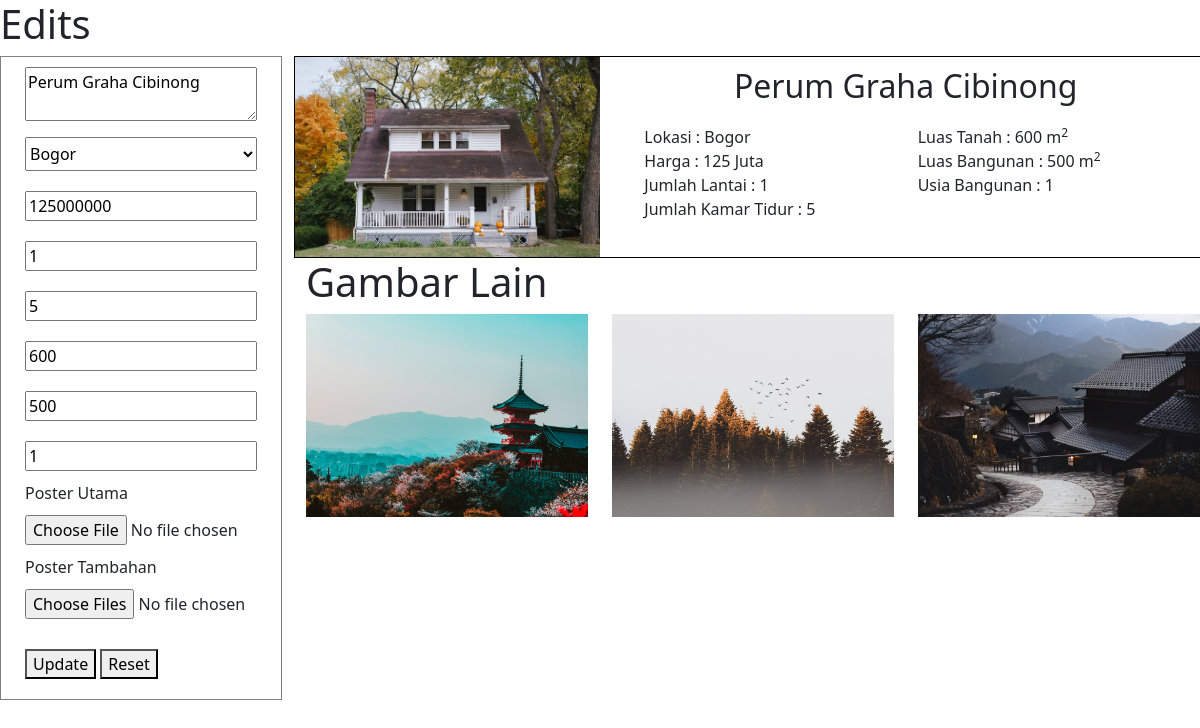
Page /page/primary/action-edit-page.php?id=1 on the committed database.
### tables this page shows
CREATE TABLE `primary_home` (
  `id_primary` int(11) NOT NULL,
  `nama_object` varchar(30) NOT NULL,
  `id_lokasi` int(2) NOT NULL,
  `jumlah_lantai` int(11) NOT NULL,
  `harga` varchar(20) NOT NULL,
  `luas_tanah` int(11) NOT NULL,
  `luas_bangunan` int(11) NOT NULL,
  `jumlah_kamar_tidur` int(11) NOT NULL,
  `usia_bangunan` int(2) NOT NULL,
  `id_harga` int(11) NOT NULL,
  `id_luas` int(5) NOT NULL
);

CREATE TABLE `lokasi` (
  `id_lokasi` int(2) NOT NULL,
  `nama_lokasi` varchar(15) NOT NULL
);

CREATE TABLE `primary_image` (
  `no` int(11) NOT NULL,
  `id_primary` int(11) NOT NULL,
  `item` varchar(8) NOT NULL
);

### page/primary/action-edit-page.php (the view, shortened to what this page needs)
<?php
    include "../../connection.php";
    $id_primary = $_GET['id'];
?>
<!DOCTYPE html>
<html lang="en">
	<head>
		<link href="https://cdn.jsdelivr.net/npm/bootstrap@5.0.0-beta1/dist/css/bootstrap.min.css" rel="stylesheet">
		<link rel="stylesheet" href="./style-primary.css">
	</head>
	<body>
		<div class="" style="">
            <h1>Edits</h1>
        </div>
		<div class="row">
			<div id="input-data" class="col-md-3 col-sm-12">
				<form action="" method="POST" enctype="multipart/form-data" class="container">
                    <?php
                        $sql = "SELECT * FROM primary_home WHERE id_primary = $id_primary;";
                        $query = mysqli_query($conn, $sql);
                        if(mysqli_num_rows($query) == 0){
                            echo "no result";
                        }else{
                            $row = mysqli_fetch_array($query);
                        }
                    ?>
                    <textarea name="nama_object" placeholder="Nama Object" required><?=$row['nama_object']?></textarea>
					<select name="lokasi" style="margin: 10px 0px;padding: 4px 0px">
						<?php
                            $id_lokasi = $row['id_lokasi'];
							$query = mysqli_query($conn, "SELECT * FROM lokasi");
							while($row = mysqli_fetch_array($query)){
						?>
                        <option
                            <?php
								$lokasi = $row['id_lokasi'];
                                echo ($row['id_lokasi'] == $id_lokasi) ? "selected='on' value='$lokasi'" : "value='$lokasi'";
                            ?>>
                            <?=$row['nama_lokasi']?>
                        </option>
						<?php
								}
						?>
					</select>
                    <?php
                        $sql = "SELECT * FROM primary_home WHERE id_primary = $id_primary;";
                        $query = mysqli_query($conn, $sql);
                        if(mysqli_num_rows($query) == 0){
                            echo "no result";
                        }else{
                            $row = mysqli_fetch_array($query);
                        }
                    ?>
                    <input type="number" name="harga" placeholder="Harga" value="<?=$row['harga']?>" required/>
                    <input type="number" min="1" name="jumlah_lantai" placeholder="Jumlah Lantai" value="<?=$row['jumlah_lantai']?>" required/>
                    <input type="number" min="1" name="jumlah_kamar_tidur" placeholder="Jumlah Kamar Tidur" value="<?=$row['jumlah_kamar_tidur']?>" required/>
                    <input type="number" min="1" name="luas_tanah" placeholder="Luas Tanah" value="<?=$row['luas_tanah']?>" required/>
                    <input type="number" min="1" name="luas_bangunan" placeholder="Luas Bangunan" value="<?=$row['luas_bangunan']?>" required/>
                    <input type="number" min="1" name="usia_bangunan" placeholder="Usia Bangunan" value="<?=$row['usia_bangunan']?>" required/>
					<label>Poster Utama</label><br/>
                    <input type="file" name="gambar" required/>
					<label>Poster Tambahan</label><br/>
					<input type="file" name="gambar_multiple[]" multiple/>
					<button type="submit" value="true" name="update" style="margin-top:20px">Update</button>
					<button type="reset">Reset</button>
				</form>
			</div>
			<div id="main-content" class="col-md-9 col-sm-12">
					<?php
						$sql = "SELECT * FROM primary_home WHERE id_primary = $id_primary;";
						$query = mysqli_query($conn, $sql);
						if(mysqli_num_rows($query) == 0){
							echo "no result";
						}else{
                                $row = mysqli_fetch_array($query);
								$lengthPrice = strlen($row['harga']) - 6;
								$price = "";
								$pricePlus = "";
								if($lengthPrice > 3){
									$digit = $lengthPrice - 3;
									for($i=1;$i<=$digit;$i++){
										$price .= $row['harga'][$i-1];
									}
									$price .= " Miliar ";
									if($row['harga'][1] != '0'){
										for($i=1;$i<4;$i++){
											$pricePlus .= $row['harga'][$i];
										}
										$price .= $pricePlus." Juta";
									}
								}else{
									for($i=1;$i<=$lengthPrice;$i++){
										if($row['harga'][0] == '0'){
											continue;
										}else{
											$price .= $row['harga'][$i-1];
										}
									}
									$price .= " Juta ";
								}
								?>
									<div class="row item" style="border: 1px solid black;cursor:pointer;" onclick="alert('<?=$row['nama_object']?>')">
									<?php
										$id_primary = $row['id_primary'];
										$select = mysqli_query($conn, "SELECT * FROM primary_image WHERE id_primary = $id_primary AND (item = '1.jpg' OR item = '1.jpeg');");
										$image = mysqli_fetch_array($select);
									?>
										<div class="col-4" style="padding: 0px;">
											<img src="./uploads/<?=$row['id_primary']?>/<?=$image['item']?>" alt="<?=$image['item']?>" width="100%" height="100%">
										</div>
										<div class="col-8">
											<h2 style="margin:10px auto;text-align:center;">
												<?php
												echo $row['nama_object']."<br/>";
												?>
											</h2>
											<div class="row" style="margin:20px;">
												<div class="col">
													<?php
													$idLokasi = $row['id_lokasi'];
													$see = mysqli_query($conn, "SELECT nama_lokasi FROM lokasi WHERE id_lokasi = $idLokasi");
													$lokasi = mysqli_fetch_assoc($see);
													echo "Lokasi : ".$lokasi['nama_lokasi']."<br/>";
													echo "Harga : ".$price."<br/>";
													echo "Jumlah Lantai : ".$row['jumlah_lantai']."<br/>";
													echo "Jumlah Kamar Tidur : ".$row['jumlah_kamar_tidur']."<br/>";
													?>
												</div>
												<div class="col">
													<?php
													echo "Luas Tanah : ".$row['luas_tanah']." m<sup>2</sup><br/>";
													echo "Luas Bangunan : ".$row['luas_bangunan']." m<sup>2</sup><br/>";
													echo "Usia Bangunan : ".$row['usia_bangunan'];
                                                    ?>
												</div>
											</div>
										</div>
									</div>
								<?php
						}
					?>
					<div id="poster-tambahan">
						<h1>Gambar Lain</h1>
						<div class="row">
							<?php
								$destination = "./uploads/".$id_primary."/";
								$countOtherPoster = mysqli_query($conn, "SELECT * FROM primary_image WHERE id_primary = $id_primary ORDER BY item ASC");
								while($image_item = mysqli_fetch_array($countOtherPoster)){
									if($image_item['item'] == '1.jpg' || $image_item['item'] == '1.jpeg'){
										continue;
									}
								?>
									<div class="col">
										<img class="cursor" src="<?=$destination.$image_item['item']?>" alt="<?=$image_item['item']?>" style="width:100%;height:100%;" >
									</div>
									<?php
									}
							?>
						</div>
					</div>
			</div>
		</div>
	</body>
</html>

### page/primary/style-primary.css (style rules this page uses)
form { border: 1px solid grey; padding: 10px 5px 20px; }
select { width: 100%; }
#main-content { height: 100vh; overflow-y: auto; }
#input-data input { margin: 10px auto; width: 100%; }
textarea { width: 100%; }
.cursor { cursor: pointer; }
img { margin-bottom: -4px; }

### rows in the picture
primary_home: nama_object "Perum Graha Cibinong", lokasi "Bogor", harga "125000000", jumlah_lantai "1", jumlah_kamar_tidur "5", luas_tanah "600", luas_bangunan "500", usia_bangunan "1"
primary_image: item (picture)
lokasi: nama_lokasi "Bogor"
primary_image: item (picture)
primary_image: item (picture)
primary_image: item (picture)

### other values in the picture
$price "125 Juta"
